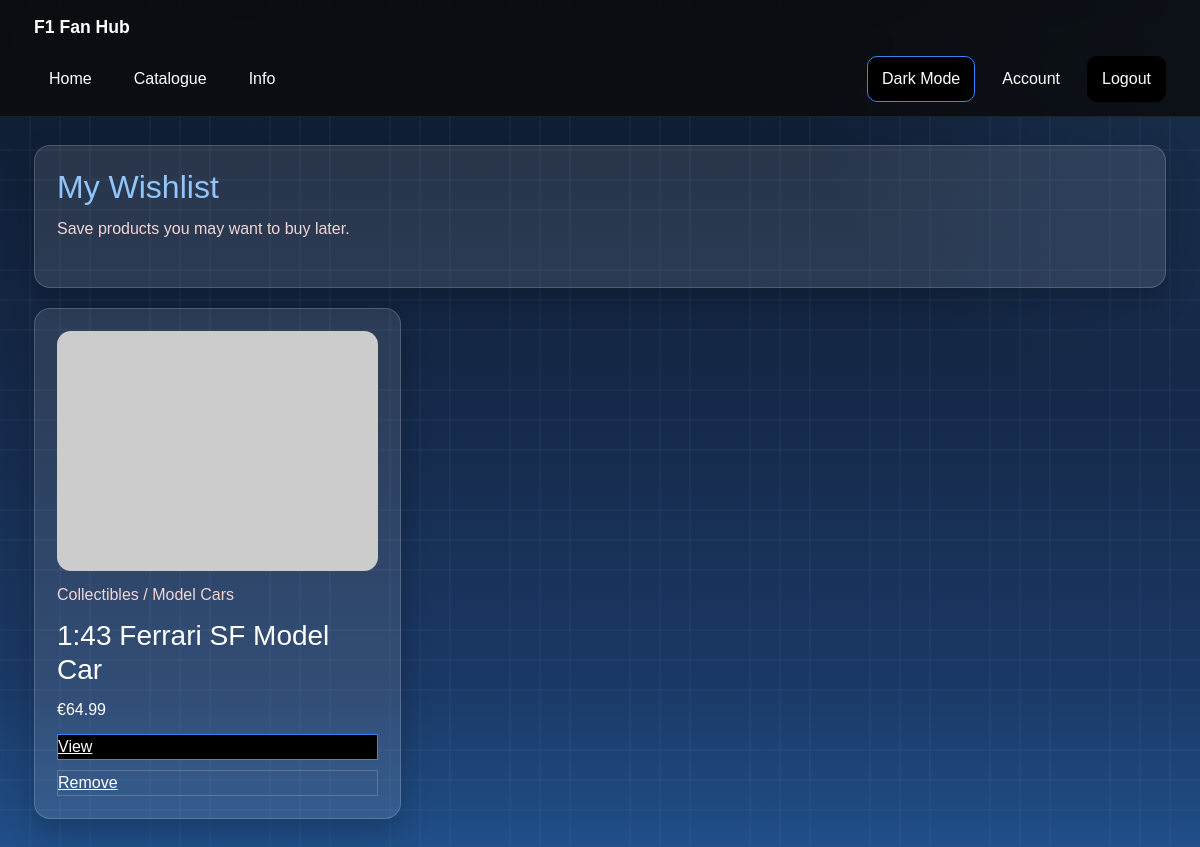
The page /catalog/wishlist/ (signed in) on the database its author committed.
### catalog/models.py (models this page shows, shortened)
class Product(models.Model):
    category = models.ForeignKey(Category, on_delete=models.CASCADE, related_name="products")
    name = models.CharField(max_length=200)
    slug = models.SlugField(unique=True)
    description = models.TextField()
    brand = models.CharField(max_length=100, blank=True)
    color = models.CharField(max_length=50, blank=True)
    size = models.CharField(max_length=20, blank=True)
    price = models.DecimalField(max_digits=10, decimal_places=2)
    stock = models.PositiveIntegerField(default=0)
    is_premium_only = models.BooleanField(default=False)
    image = models.ImageField(upload_to="products/", blank=True, null=True)
    external_image_url = models.URLField(blank=True)

class Category(models.Model):
    name = models.CharField(max_length=100)
    slug = models.SlugField(unique=True)
    parent = models.ForeignKey(
        "self",
        on_delete=models.CASCADE,
        null=True,
        blank=True,
        related_name="subcategories",
    )

### catalog/views.py (the view)
# urls.py: path("wishlist/", views.wishlist_detail, name="wishlist-detail"),
@login_required
def wishlist_detail(request):
    wishlist, _ = Wishlist.objects.get_or_create(user=request.user)
    products = wishlist.products.select_related("category", "category__parent").order_by("name")
    return render(request, "catalog/wishlist.html", {"wishlist_products": products})

### templates/catalog/wishlist.html (shortened to what this page needs)
{% extends 'base.html' %}
{% load static %}
{% block extra_css %}
<link rel="stylesheet" href="{% static 'css/catalog/wishlist.css' %}">
{% endblock %}
{% block content %}
<section class="wishlist-page stack">
    <section class="content-card">
        <h1 class="page-title">My Wishlist</h1>
        <p class="page-subtitle">Save products you may want to buy later.</p>
    </section>
    {% if wishlist_products %}
        <div class="wishlist-grid">
            {% for product in wishlist_products %}
                <article class="wishlist-card content-card">
                    <a href="{% url 'catalog:product-detail' product.slug %}" class="wishlist-image-wrap">
                        {% if product.image %}
                            <img src="{{ product.image.url }}" alt="{{ product.name }}" class="wishlist-image">
                        {% elif product.external_image_url %}
                            <img src="{{ product.external_image_url }}" alt="{{ product.name }}" class="wishlist-image">
                        {% else %}
                            <img src="{% static 'images/product-placeholder.jpg' %}" alt="{{ product.name }}" class="wishlist-image">
                        {% endif %}
                    </a>
                    <p class="wishlist-category">
                        {% if product.category.parent %}
                            {{ product.category.parent.name }} / {{ product.category.name }}
                        {% else %}
                            {{ product.category.name }}
                        {% endif %}
                    </p>
                    <h3>{{ product.name }}</h3>
                    <p>€{{ product.price }}</p>
                    <div class="wishlist-actions">
                        <a href="{% url 'catalog:product-detail' product.slug %}" class="button">View</a>
                        <a href="{% url 'catalog:remove-from-wishlist' product.id %}" class="button secondary-button">Remove</a>
                    </div>
                </article>
            {% endfor %}
        </div>
    {% else %}
        <section class="content-card">
            <h2>Your wishlist is empty</h2>
            <p>Save products from the catalogue to view them here later.</p>
            <a href="{% url 'catalog:product-list' %}" class="button">Browse Catalogue</a>
        </section>
    {% endif %}
</section>
{% endblock %}

### static/css/common/base.css (style rules this page uses)
* { box-sizing: border-box; }
:root { --bg-main: linear-gradient(180deg, #3f0606 0%, #5e0c0c 45%, #7a1515 78%, #8f1f1f 100%); --bg-accent: radial-gradient(circle at top right, rgba(255, 90, 90, 0.14), transparent 28%); --surface: rgba(255, 255, 255, 0.10); --border: rgba(255, 255, 255, 0.18); --text: #ffffff; --text-soft: #f3d6d6; --button-bg: #000000; --button-text: #ffffff; --message-bg: rgba(255, 255, 255, 0.12); --shadow: 0 12px 30px rgba(0, 0, 0, 0.22); --role-accent: #b91c1c; --role-surface: rgba(255, 255, 255, 0.10); }
html { scroll-behavior: smooth; color-scheme: light dark; }
body[data-user-role="admin"] { --role-accent: #3b82f6; --role-surface: rgba(255, 255, 255, 0.10); }
body { margin: 0; min-height: 100vh; font-family: Arial, Helvetica, sans-serif; color: var(--text); background: var(--role-bg-light); background-repeat: no-repeat, repeat, no-repeat, no-repeat; background-attachment: fixed, fixed, fixed, fixed; }
a { color: inherit; }
img { max-width: 100%; display: block; }
.button, .auth-button, .action-link, .button-like, button:not(.nav-hamburger):not(.nav-dropdown-toggle) { background: var(--button-bg); color: var(--button-text); border: 1px solid var(--role-accent); }
.secondary-button { background: transparent; border-color: var(--border); }
.page-title { margin: 0 0 10px; font-size: 2rem; line-height: 1.2; }
.page-subtitle { margin: 0 0 24px; color: var(--text-soft); }
.content-card { background: var(--role-surface); border: 1px solid var(--border); border-radius: 16px; padding: 22px; box-shadow: var(--shadow); }
.stack { display: grid; gap: 16px; }
body[data-user-role="admin"] .page-title, body[data-user-role="admin"] h2 { color: #93c5fd; }

### static/css/catalog/wishlist.css (style rules this page uses)
.wishlist-page { gap: 20px; }
.wishlist-grid { display: grid; grid-template-columns: repeat(3, minmax(0, 1fr)); gap: 16px; }
.wishlist-card { display: grid; gap: 12px; }
.wishlist-card h3, .wishlist-card p { margin: 0; }
.wishlist-category { color: var(--text-soft); }
.wishlist-image-wrap { width: 100%; aspect-ratio: 4 / 3; overflow: hidden; border-radius: 14px; background: rgba(255, 255, 255, 0.06); }
.wishlist-image { width: 100%; height: 100%; object-fit: cover; }
.wishlist-actions { display: grid; gap: 10px; }

### rows shown on the page
Product: category.parent.name "Collectibles", category.name "Model Cars", name "1:43 Ferrari SF Model Car", price "64.99"
